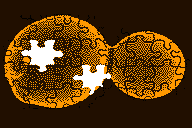
#> input picture pictures/0.png, 192 x 128 px; its folder holds only this picture in this run
$ python main.py
#> lines starting #> are read from the running program, lines starting #| are printed output that depends on the picture; after the words box and inside, x2 and y2 are one past the last pixel; in counts of white or black regions, pixels touching at a corner belong together
#> in main, img is the input picture: shape (128, 192, 3); mean B, G, R 12.1, 53.7, 87.4
import cv2
import os
import numpy as np
import random

pens = [((0,15,33), 'A'), ((0,153,255), 'B'), ((230,230,230), 'C')]
pen_count = [0,0,0]
g_width=192
g_height=128

def reduce_colors(img):
    height, width = img.shape[:2]
#> height = 128; width = 192
    print(width,height)
#| 192 128
    dst_img = np.zeros((height,width,3), np.uint8)
    for i in range(height):
        for j in range(width):
            px = img[i][j]
            distance = 255*3
            chosen_pen = 0
            for pen in pens:
                color_distance = abs(px[0]-pen[0][0]) + abs(px[1]-pen[0][1]) + abs(px[2]-pen[0][2])
                if distance > color_distance:
                    distance = color_distance
                    chosen_pen = pen[0]
            dst_img[i][j] = chosen_pen
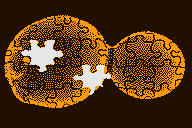
#> dst_img: shape (128, 192, 3); mean B, G, R 10.9, 52.7, 86.5
    return dst_img

def colnum_string(n):
    string = ""
    while n > 0:
        n, remainder = divmod(n-1, 26)
        string = chr(65 + remainder) + string
    return string

def generate_csv(img, file_name):
    with open(file_name, 'w') as fp:
        fp.write('Source Plate Name,Source Plate Type,Source Well,Destination Plate Name,Destination Well,Transfer Volume,Destination Well X Offset,Destination Well Y Offset,Delay\n')
        height, width = img.shape[:2]
        for k,pen in enumerate(pens):
            for i in range(height):
                for j in range(width):
                    if img[i][j][0] == pen[0][0] and img[i][j][1] == pen[0][1] and img[i][j][2] == pen[0][2]:
                        dst_well_name = '{}{}'.format(colnum_string(i+1), j+1)
                        fp.write('Plate1,384PP_AQ_BP,{}{},Plate2,{},10,0,0,0\n'.format(pen[1],(pen_count[k]//5000)+1,dst_well_name))
                        pen_count[k]+=1


# convert one reduced color Image to multiple binary images
def split_color(img):
    ret = []
    pens = {}
    height, width = img.shape[:2]
#> height = 128; width = 192
    for i in range(height):
        for j in range(width):
            pxl = img[i][j]
            p = (pxl[0], pxl[1], pxl[2], )
            if p not in pens:
                picture = np.zeros((height,width,1), np.uint8)
                pens[p] = picture
                ret.append(picture)
            else:
                picture = pens[p]
            # [8 lines of commented-out code are left out]
            picture[i][j] = 255
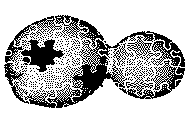
#> picture: shape (128, 192, 1); 75.4% white; 312 black regions (308 under 20 px), largest, box (x1, y1, x2, y2) and area: (24, 15, 185, 108) 3788, (19, 39, 65, 72) 752, (4, 16, 62, 104) 751, (127, 36, 160, 62) 177
#> after the loop, pens = 3 items; ret = 3 items
    return ret

def show_large(name, img):
    height, width = img.shape[:2]
    cv2.imshow(
        name,
        cv2.resize(img, (width*5, height*5), interpolation=cv2.INTER_NEAREST)
    )


def gen_commands_by_boundry_order(img, src_well, channel_id):
    cmd_list = []
    for i in range(9):
        cmd_list.append([])

    height, width = img.shape[:2]
    for i in range(height):
        for j in range(width):
            if img[i][j] == 255:
                same_color_count = -1
                for dx in range(-1, 2):
                    for dy in range(-1, 2):
                        if i+dy >= 0 and i+dy < height and j+dx>=0 and j+dx < width and img[i+dy][j+dx]==255:
                            same_color_count+=1
                cmd_list[same_color_count].append({"x":j, "y":i, "bi":same_color_count, 'src': src_well, 'channel_id':channel_id})
    return cmd_list

def main():
    file_names = os.listdir('pictures')
    for file_name in file_names:
        print(file_name)
        main_name, ext = os.path.splitext(file_name)
        if ext == '.png':
            img = cv2.imread(os.path.join('pictures', file_name))
            color_reduced_img = reduce_colors(img)
            channels = split_color(color_reduced_img)
#> channels = 3 items
            # for i, c in enumerate(channels):
            #     show_large('%d'%i, c)
            cmds = []
            for i, c in enumerate(channels):
                cmd_list = gen_commands_by_boundry_order(c, pens[i][1], i)
                # [4 lines of commented-out code are left out]
                cmds += cmd_list[0]+cmd_list[1]+cmd_list[2]+cmd_list[3]+cmd_list[4]+cmd_list[5]+cmd_list[6]+cmd_list[7]+cmd_list[8]
#> this loop made 3 passes
                # [9 lines of commented-out code are left out]
            generate_csv(color_reduced_img, os.path.join('pixel_scripts', main_name + '.csv'))
    # cv2.waitKey()

if __name__ == "__main__":
    main()
